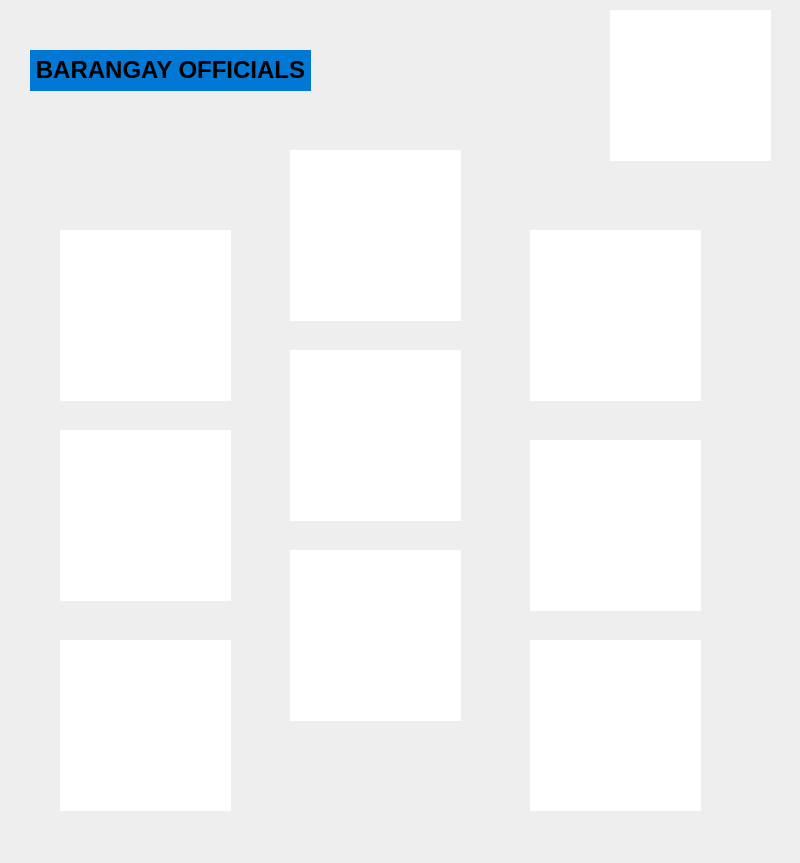
<?xml version="1.0" encoding="UTF-8"?>
<ui version="4.0">
 <class>MainWindow</class>
 <widget class="QMainWindow" name="MainWindow">
  <property name="geometry">
   <rect>
    <x>0</x>
    <y>0</y>
    <width>800</width>
    <height>863</height>
   </rect>
  </property>
  <property name="windowTitle">
   <string>MainWindow</string>
  </property>
  <property name="styleSheet">
   <string notr="true">
background-color: rgb(238, 238, 238);
</string>
  </property>
  <widget class="QWidget" name="centralwidget">
   <widget class="QLabel" name="label">
    <property name="geometry">
     <rect>
      <x>30</x>
      <y>50</y>
      <width>281</width>
      <height>41</height>
     </rect>
    </property>
    <property name="styleSheet">
     <string notr="true">background-color: #0078D4;</string>
    </property>
    <property name="text">
     <string>&lt;html&gt;&lt;head/&gt;&lt;body&gt;&lt;p align=&quot;center&quot;&gt;&lt;span style=&quot; font-size:18pt; font-weight:700;&quot;&gt;BARANGAY OFFICIALS&lt;/span&gt;&lt;/p&gt;&lt;/body&gt;&lt;/html&gt;</string>
    </property>
   </widget>
   <widget class="QLabel" name="label_3">
    <property name="geometry">
     <rect>
      <x>610</x>
      <y>10</y>
      <width>161</width>
      <height>151</height>
     </rect>
    </property>
    <property name="styleSheet">
     <string notr="true">background-color: rgb(255, 255, 255);</string>
    </property>
    <property name="text">
     <string/>
    </property>
    <property name="pixmap">
     <pixmap>iconss/logo.jpg</pixmap>
    </property>
    <property name="scaledContents">
     <bool>true</bool>
    </property>
   </widget>
   <widget class="QLabel" name="label_2">
    <property name="geometry">
     <rect>
      <x>290</x>
      <y>150</y>
      <width>171</width>
      <height>171</height>
     </rect>
    </property>
    <property name="styleSheet">
     <string notr="true">background-color: rgb(255, 255, 255);</string>
    </property>
    <property name="text">
     <string/>
    </property>
    <property name="pixmap">
     <pixmap>../../Downloads/bc262e8f-c9b9-431b-87a0-9ec93a603b57.jpg</pixmap>
    </property>
    <property name="scaledContents">
     <bool>true</bool>
    </property>
   </widget>
   <widget class="QLabel" name="label_4">
    <property name="geometry">
     <rect>
      <x>60</x>
      <y>230</y>
      <width>171</width>
      <height>171</height>
     </rect>
    </property>
    <property name="styleSheet">
     <string notr="true">background-color: rgb(255, 255, 255);</string>
    </property>
    <property name="text">
     <string/>
    </property>
    <property name="pixmap">
     <pixmap>../../Downloads/64b04c0b-a843-48b8-ad25-ce218b5d292a.jpg</pixmap>
    </property>
    <property name="scaledContents">
     <bool>true</bool>
    </property>
   </widget>
   <widget class="QLabel" name="label_5">
    <property name="geometry">
     <rect>
      <x>530</x>
      <y>230</y>
      <width>171</width>
      <height>171</height>
     </rect>
    </property>
    <property name="styleSheet">
     <string notr="true">background-color: rgb(255, 255, 255);</string>
    </property>
    <property name="text">
     <string/>
    </property>
    <property name="pixmap">
     <pixmap>../../Downloads/9b0d5ec8-0c64-4003-a326-5dfefa2b9a28.jpg</pixmap>
    </property>
    <property name="scaledContents">
     <bool>true</bool>
    </property>
   </widget>
   <widget class="QLabel" name="label_6">
    <property name="geometry">
     <rect>
      <x>60</x>
      <y>430</y>
      <width>171</width>
      <height>171</height>
     </rect>
    </property>
    <property name="styleSheet">
     <string notr="true">background-color: rgb(255, 255, 255);</string>
    </property>
    <property name="text">
     <string/>
    </property>
    <property name="pixmap">
     <pixmap>../../Downloads/95f6af00-689c-4873-9c86-759c6b7c4a0f (1).jpg</pixmap>
    </property>
    <property name="scaledContents">
     <bool>true</bool>
    </property>
   </widget>
   <widget class="QLabel" name="label_7">
    <property name="geometry">
     <rect>
      <x>530</x>
      <y>440</y>
      <width>171</width>
      <height>171</height>
     </rect>
    </property>
    <property name="styleSheet">
     <string notr="true">background-color: rgb(255, 255, 255);</string>
    </property>
    <property name="text">
     <string/>
    </property>
    <property name="pixmap">
     <pixmap>../../Downloads/0f2e8427-7fb4-4009-9ab4-226c7581d9b8.jpg</pixmap>
    </property>
    <property name="scaledContents">
     <bool>true</bool>
    </property>
   </widget>
   <widget class="QLabel" name="label_8">
    <property name="geometry">
     <rect>
      <x>290</x>
      <y>350</y>
      <width>171</width>
      <height>171</height>
     </rect>
    </property>
    <property name="styleSheet">
     <string notr="true">background-color: rgb(255, 255, 255);</string>
    </property>
    <property name="midLineWidth">
     <number>-1</number>
    </property>
    <property name="text">
     <string/>
    </property>
    <property name="pixmap">
     <pixmap>../../Downloads/eed3dca3-7e1a-4b7c-a869-6c3ec33fd8fe.jpg</pixmap>
    </property>
    <property name="scaledContents">
     <bool>true</bool>
    </property>
   </widget>
   <widget class="QLabel" name="label_9">
    <property name="geometry">
     <rect>
      <x>290</x>
      <y>550</y>
      <width>171</width>
      <height>171</height>
     </rect>
    </property>
    <property name="styleSheet">
     <string notr="true">background-color: rgb(255, 255, 255);</string>
    </property>
    <property name="text">
     <string/>
    </property>
    <property name="pixmap">
     <pixmap>../../Downloads/e2322985-3d87-44c6-8381-61f35894b021.jpg</pixmap>
    </property>
    <property name="scaledContents">
     <bool>true</bool>
    </property>
   </widget>
   <widget class="QLabel" name="label_10">
    <property name="geometry">
     <rect>
      <x>60</x>
      <y>640</y>
      <width>171</width>
      <height>171</height>
     </rect>
    </property>
    <property name="styleSheet">
     <string notr="true">background-color: rgb(255, 255, 255);</string>
    </property>
    <property name="text">
     <string/>
    </property>
    <property name="pixmap">
     <pixmap>../../Downloads/030c4dd5-9018-44bd-8639-6f8f7ee817c4.jpg</pixmap>
    </property>
    <property name="scaledContents">
     <bool>true</bool>
    </property>
   </widget>
   <widget class="QLabel" name="label_11">
    <property name="geometry">
     <rect>
      <x>530</x>
      <y>640</y>
      <width>171</width>
      <height>171</height>
     </rect>
    </property>
    <property name="styleSheet">
     <string notr="true">background-color: rgb(255, 255, 255);</string>
    </property>
    <property name="text">
     <string/>
    </property>
    <property name="pixmap">
     <pixmap>../../Downloads/8170d00c-cf32-40f0-9a23-1465091a58b3.jpg</pixmap>
    </property>
    <property name="scaledContents">
     <bool>true</bool>
    </property>
   </widget>
  </widget>
  <widget class="QMenuBar" name="menubar">
   <property name="geometry">
    <rect>
     <x>0</x>
     <y>0</y>
     <width>800</width>
     <height>33</height>
    </rect>
   </property>
  </widget>
  <widget class="QStatusBar" name="statusbar"/>
 </widget>
 <resources/>
 <connections/>
</ui>
